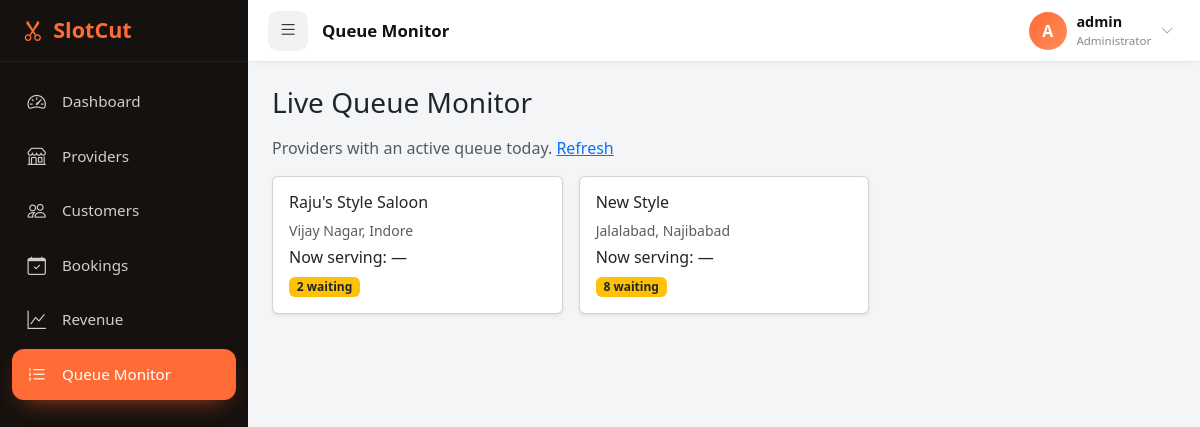
Screenshot of /admin/queue-monitor (signed in) with the database file from the repository.
### app/models/provider.py (models this page shows, shortened)
class Provider(db.Model):
    __tablename__ = 'providers'
    id = db.Column(db.String(36), primary_key=True, default=lambda: str(uuid.uuid4()))
    phone = db.Column(db.String(15), unique=True, nullable=False, index=True)
    owner_name = db.Column(db.String(100), nullable=False)
    shop_name = db.Column(db.String(200), nullable=False)
    shop_type = db.Column(db.String(20), nullable=False)  # BARBER|SALOON|PARLOUR|UNISEX
    description = db.Column(db.Text)
    avatar_url = db.Column(db.String(500))
    cover_image_url = db.Column(db.String(500))
    portfolio_images = db.Column(db.Text)  # JSON list of urls
    address_line = db.Column(db.String(300))
    mohalla = db.Column(db.String(100))
    city = db.Column(db.String(100), index=True)
    district = db.Column(db.String(100))
    state = db.Column(db.String(100))
    pincode = db.Column(db.String(10))
    latitude = db.Column(db.Float)
    longitude = db.Column(db.Float)
    is_open = db.Column(db.Boolean, default=False)
    is_home_visit = db.Column(db.Boolean, default=False)
    home_visit_charge = db.Column(db.Float)
    is_verified = db.Column(db.Boolean, default=False)
    is_premium = db.Column(db.Boolean, default=False)
    premium_expiry = db.Column(db.DateTime)
    fcm_token = db.Column(db.String(500))
    open_time = db.Column(db.String(5), default='09:00')
    close_time = db.Column(db.String(5), default='20:00')
    weekly_off = db.Column(db.String(50))  # JSON list e.g. ["SUN"]
    total_bookings = db.Column(db.Integer, default=0)
    rating = db.Column(db.Float, default=0.0)
    rating_count = db.Column(db.Integer, default=0)
    password_hash = db.Column(db.String(256))
    profile_complete = db.Column(db.Boolean, default=False)
    created_at = db.Column(db.DateTime, default=datetime.utcnow)
    updated_at = db.Column(db.DateTime, default=datetime.utcnow, onupdate=datetime.utcnow)
    barbers = db.relationship('Barber', back_populates='provider', lazy='dynamic')
    services = db.relationship('Service', back_populates='provider', lazy='dynamic')
    bookings = db.relationship('Booking', back_populates='provider', lazy='dynamic')
    reviews = db.relationship('Review', back_populates='provider', lazy='dynamic')
    queue_tokens = db.relationship('QueueToken', back_populates='provider', lazy='dynamic')
    loyalty_cards = db.relationship('LoyaltyCard', back_populates='provider', lazy='dynamic')
    @property
    def portfolio_list(self):
        try:
            return json.loads(self.portfolio_images) if self.portfolio_images else []
        except (ValueError, TypeError):
            return []
    @property
    def weekly_off_list(self):
        try:
            return json.loads(self.weekly_off) if self.weekly_off else []
        except (ValueError, TypeError):
            return []

### app/admin/views.py (the view)
@admin_bp.route('/queue-monitor')
@admin_required
def queue_monitor():
    today = datetime.utcnow().replace(hour=0, minute=0, second=0, microsecond=0)
    rows = (
        db.session.query(QueueToken.provider_id)
        .filter(
            QueueToken.status.in_(['WAITING', 'CALLED', 'SERVING']),
            QueueToken.created_at >= today,
        ).distinct().all()
    )
    queues = []
    for (pid,) in rows:
        provider = Provider.query.get(pid)
        waiting = QueueToken.query.filter(
            QueueToken.provider_id == pid,
            QueueToken.status == 'WAITING',
            QueueToken.created_at >= today,
        ).count()
        serving = QueueToken.query.filter(
            QueueToken.provider_id == pid,
            QueueToken.status.in_(['CALLED', 'SERVING']),
            QueueToken.created_at >= today,
        ).first()
        queues.append({
            'provider': provider,
            'waiting': waiting,
            'serving': serving,
        })
    return render_template('admin/queue_monitor.html', queues=queues)

### app/website/views.py (called while the page is built)
def _apk_file():
    path = current_app.config.get('APK_PATH')
    if path and os.path.exists(path):
        return path
    fallback = os.path.join(
        current_app.config['DOWNLOAD_FOLDER'], current_app.config['APK_FILENAME']
    )
    return fallback if os.path.exists(fallback) else None

def apk_available():
    return _apk_file() is not None

@website_bp.app_context_processor
def inject_download_flags():
    try:
        return {'apk_available': apk_available(),
                'app_version': current_app.config.get('APP_VERSION', '1.0')}
    except Exception:
        return {'apk_available': False, 'app_version': '1.0'}

### app/templates/admin/queue_monitor.html (shortened to what this page needs)
{% extends 'admin/layout.html' %}
{% block title %}Queue Monitor{% endblock %}
{% block content %}
<h3 class="mb-3">Live Queue Monitor</h3>
<p class="text-muted">Providers with an active queue today. <a href="">Refresh</a></p>
<div class="row g-3">
  {% for q in queues %}
  <div class="col-md-4">
    <div class="card shadow-sm h-100"><div class="card-body">
      <h6>{{ q.provider.shop_name }}</h6>
      <p class="mb-1 text-muted small">{{ q.provider.mohalla }}, {{ q.provider.city }}</p>
      <p class="mb-1">Now serving:
        {% if q.serving %}<strong>#{{ q.serving.token_no }}</strong> — {{ q.serving.customer_name }}{% else %}—{% endif %}
      </p>
      <span class="badge bg-warning text-dark">{{ q.waiting }} waiting</span>
    </div></div>
  </div>
  {% else %}
  <div class="col-12"><p class="text-muted">No active queues right now.</p></div>
  {% endfor %}
</div>
{% endblock %}

### app/templates/admin/layout.html (style rules this page uses)
:root { --o:#FF6B35;--o-dark:#E8551F;--ink:#15110E;--sb:248px;--rail:76px;--top:62px }
* { box-sizing:border-box }
body { background:#f4f5f7;font-family:system-ui,'Segoe UI',Roboto,sans-serif;margin:0 }

### rows the page displays
Provider: provider.shop_name "Raju's Style Saloon", provider.mohalla "Vijay Nagar", provider.city "Indore"
Provider: provider.shop_name "New Style", provider.mohalla "Jalalabad", provider.city "Najibabad"

### other values shown
{{ config.ADMIN_USERNAME[0]|upper }} "A"
{{ config.ADMIN_USERNAME }} "admin"
{{ q.waiting }} "2" "8"
